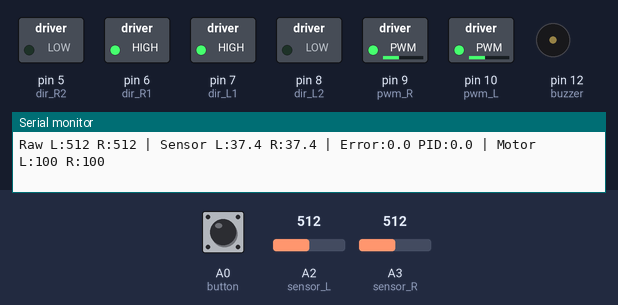
Bench run of a sketch on a simulated Arduino Uno, built with avr-gcc and run on an emulated ATmega328P. Parts: switched loads named in the sketch (green lamp = pin HIGH), buzzer (waves = sounding), the last lines printed to the serial monitor. The test bench sets the inputs (shaded band); at power-on: A3 (sensor_R) = 512, A2 (sensor_L) = 512, A0 (button) HIGH.

Above: at 2.7 s.
2.8 s: A3 (sensor_R) set to 716
At 3.06 s:
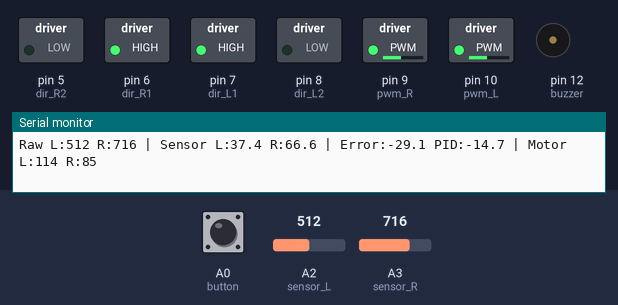
4.4 s: A2 (sensor_L) set to 900
At 4.65 s:
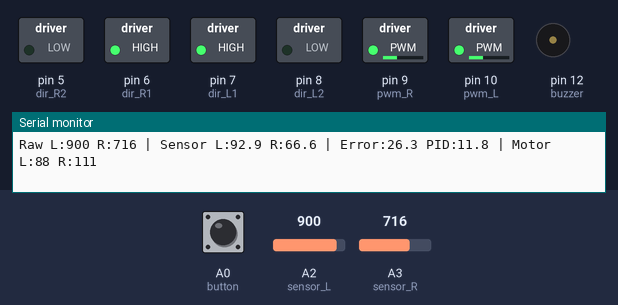
5.9 s: A3 (sensor_R) set to 306
8.9 s: A2 (sensor_L) set to 306
11.9 s: A2 (sensor_L) set to 960
At 14.3 s:
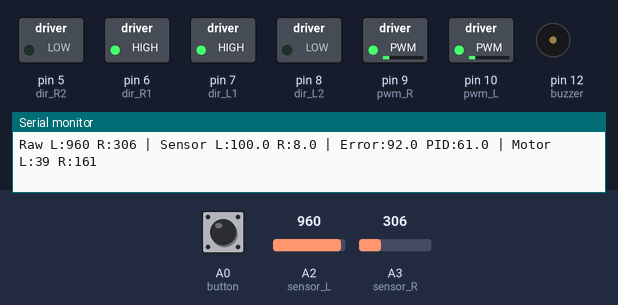
14.9 s: A3 (sensor_R) set to 240
At 16.1 s:
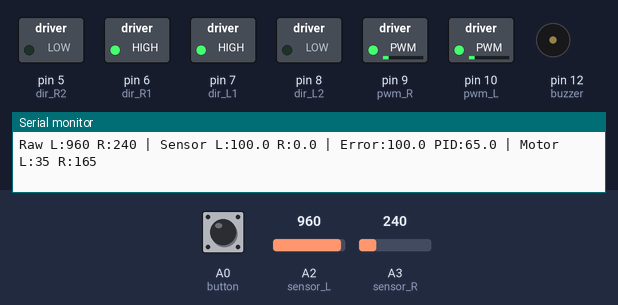
Timing chart, 0 to 17.9 s (numbered marks = the images above; inputs shaded):
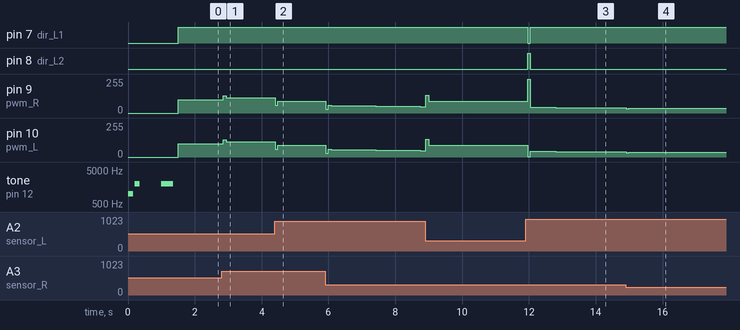

The sketch:

robot_nano_RMUTIKKC.ino
```cpp
// กำหนด pin มอเตอร์ซ้าย
#define pwm_L 10
#define dir_L1 7
#define dir_L2 8
// กำหนด pin มอเตอร์ซ้าย
#define pwm_R 9
#define dir_R1 6
#define dir_R2 5
// กำหนด pin button
#define button A0
// กำหนด pin buzzer
#define buzzer 12
// กำหนด pin untrasonic
#define Echo 2
#define Trig 3

// กำหนด pin sensor analog
#define sensor_L A2
#define sensor_R A3

// ================= ตั้งค่าความเร็ว =================
int baseSpeed = 100;
int maxSpeed  = 180;

// ================= ค่า PID =================
float Kp = 0.50;
float Ki = 0.003;
float Kd = 0.50;

float error = 0;
float previousError = 0;
float integral = 0;
float derivative = 0;
float PID_output = 0;

// ================= ค่าคาลิเบรตเซนเซอร์ =================
// เปลี่ยนตามค่าที่วัดได้จริง
int min_sensor_L = 250;
int max_sensor_L = 950;

int min_sensor_R = 250;
int max_sensor_R = 950;

// true  = พื้นดำอ่านค่าได้มาก
// false = พื้นดำอ่านค่าได้น้อย
bool blackIsHigh = true;

unsigned long lastPIDTime = 0;
const unsigned long PID_INTERVAL = 10;  // คำนวณทุก 10 ms


void setup()
  {
      robot_begin();
      ///////////////////////////////////////////////////////เริ่มโปรแกรม

      wait_button();

      lineFollowPID();

      ///////////////////////////////////////////////////////จบโปรแกรม
  }

void loop() {
  //   move_untrasonic(120, 150);
  //  float distance = readDistanceCM();

  // if (distance >= 0)
  // {
  //   Serial.print("Distance: ");
  //   Serial.print(distance, 1);
  //   Serial.println(" cm");
  // }

  if (millis() - lastPIDTime >= PID_INTERVAL)
  {
    lastPIDTime = millis();
    lineFollowPID();
  }

}
```

control_motor.ino
```cpp
void Motor(int spl,  int spr)
  {
    if(spl > 0 )
      {
        analogWrite(pwm_L, spl);
        digitalWrite(dir_L1, 1);
        digitalWrite(dir_L2, 0);
      }
    else if(spl < 0 )
      {
        analogWrite(pwm_L, -spl);
        digitalWrite(dir_L1, 0);
        digitalWrite(dir_L2, 1);
      }
    else
      {
        analogWrite(pwm_L, 0);
        digitalWrite(dir_L1, 0);
        digitalWrite(dir_L2, 0);
      }

    if(spr > 0 )
      {
        analogWrite(pwm_R, spl);
        digitalWrite(dir_R1, 1);
        digitalWrite(dir_R2, 0);
      }
    else if(spr < 0 )
      {
        analogWrite(pwm_R, -spr);
        digitalWrite(dir_R1, 0);
        digitalWrite(dir_R2, 1);
      }
    else
      {
        analogWrite(pwm_R, 0);
        digitalWrite(dir_R1, 0);
        digitalWrite(dir_R2, 0);
      }
  }
```

function.ino
```cpp
void robot_begin()
  {
    Serial.begin(9600);
      pinMode(pwm_L, OUTPUT);
      pinMode(dir_L1, OUTPUT);
      pinMode(dir_L2, OUTPUT);

      pinMode(pwm_R, OUTPUT);
      pinMode(dir_R1, OUTPUT);
      pinMode(dir_R2, OUTPUT);

      pinMode(button, INPUT);
      pinMode(buzzer, OUTPUT);

      pinMode(sensor_L, INPUT);
      pinMode(sensor_R, INPUT);

      pinMode(Trig, OUTPUT);
      pinMode(Echo, INPUT);

      digitalWrite(Trig, LOW);

       lastPIDTime = millis();
  }

void wait_button()
  {
    tone(buzzer, 1000, 150);
    delay(200);
    tone(buzzer, 2000, 150);
    delay(800);
    while(digitalRead(button) == 0)
      {
         Serial.println(digitalRead(button));
         delay(30);
      }
    tone(buzzer, 2000, 350);
    delay(500);
  }
```

pid_line.ino
```cpp
// =====================================================
// เดินตามเส้นด้วย PID
// =====================================================
void lineFollowPID()
{
  int rawL = analogRead(sensor_L);
  int rawR = analogRead(sensor_R);

  float valueL = readCalibratedSensor(
    rawL,
    min_sensor_L,
    max_sensor_L
  );

  float valueR = readCalibratedSensor(
    rawR,
    min_sensor_R,
    max_sensor_R
  );

  // เมื่อค่าทั้งสองเท่ากัน error จะเท่ากับ 0
  error = valueL - valueR;

  // P
  float proportional = error;

  // I พร้อมจำกัดค่า ป้องกัน Integral windup
  integral += error;
  integral = constrain(integral, -5000.0f, 5000.0f);

  // D
  derivative = error - previousError;
  previousError = error;

  PID_output =
      (Kp * proportional)
    + (Ki * integral)
    + (Kd * derivative);

  PID_output = constrain(
    PID_output,
    -(float)maxSpeed,
    (float)maxSpeed
  );

  // error เป็นบวก หมายถึงเซนเซอร์ซ้ายพบเส้นมากกว่า
  int speedL = baseSpeed - PID_output;
  int speedR = baseSpeed + PID_output;

  speedL = constrain(speedL, -maxSpeed, maxSpeed);
  speedR = constrain(speedR, -maxSpeed, maxSpeed);

  Motor(speedL, speedR);

  printSensor(
    rawL,
    rawR,
    valueL,
    valueR,
    error,
    PID_output,
    speedL,
    speedR
  );
}

// =====================================================
// แปลงค่าเซนเซอร์ให้อยู่ในช่วง 0-100
// 0   = พื้นขาว
// 100 = เส้นดำ
// =====================================================
float readCalibratedSensor(int raw, int minValue, int maxValue)
{
  if (maxValue <= minValue)
  {
    return 0;
  }

  raw = constrain(raw, minValue, maxValue);

  float value =
    ((float)(raw - minValue) * 100.0f) /
    ((float)(maxValue - minValue));

  if (!blackIsHigh)
  {
    value = 100.0f - value;
  }

  return constrain(value, 0.0f, 100.0f);
}

// =====================================================
// แสดงค่าบน Serial Monitor
// =====================================================
void printSensor(
  int rawL,
  int rawR,
  float valueL,
  float valueR,
  float err,
  float output,
  int speedL,
  int speedR
)
{
  Serial.print("Raw L:");
  Serial.print(rawL);

  Serial.print(" R:");
  Serial.print(rawR);

  Serial.print(" | Sensor L:");
  Serial.print(valueL, 1);

  Serial.print(" R:");
  Serial.print(valueR, 1);

  Serial.print(" | Error:");
  Serial.print(err, 1);

  Serial.print(" PID:");
  Serial.print(output, 1);

  Serial.print(" | Motor L:");
  Serial.print(speedL);

  Serial.print(" R:");
  Serial.println(speedR);
}
// จุดที่ต้องปรับก่อนใช้งาน:

// ตั้ง min_sensor_L, max_sensor_L, min_sensor_R, max_sensor_R ตามค่าพื้นขาวและเส้นดำจริง

// ถ้าเส้นดำอ่านค่าได้น้อย ให้เปลี่ยนเป็น blackIsHigh = false

// ถ้าหุ่นยนต์หักเลี้ยวผิดด้าน ให้เปลี่ยนเป็น:

// int speedL = baseSpeed + PID_output;
// int speedR = baseSpeed - PID_output;
// แนวทางปรับ PID:

// ส่ายซ้าย–ขวาแรง: ลด Kp หรือเพิ่ม Kd

// เข้าโค้งไม่ทัน: เพิ่ม Kp หรือลด baseSpeed

// ตอบสนองช้า: เพิ่ม Kp

// กระตุกเมื่อเจอขอบเส้น: ลด Kd

// ช่วงแรกแนะนำตั้ง Ki = 0 ก่อน แล้วจูน Kp กับ Kd ให้เรียบร้อย จากนั้นจึงเพิ่ม Ki ทีละน้อยครับ
```

robot_on_line.ino
```cpp
void read_sensor()
  {
    Serial.print("sensor_R: ");
    Serial.print(analogRead(sensor_R));
    Serial.print("   sensor_L: ");
    Serial.print(analogRead(sensor_L));
    Serial.println("  ");
  }

void fw(int sl, int sr, int offset)
  {
    while(1)
      {
        int R = analogRead(sensor_R);
        int L = analogRead(sensor_L);
        int md_R = (min_sensor_R + max_sensor_R)/2;
        int md_L = (min_sensor_L + max_sensor_L)/2;
        if(R > md_R && L < md_L)
          {
            Motor(sl/3, sr);
          }
        else if(R < md_R && L > md_L)
          {
            Motor(sl, sr/3);
          }
        else if(R > md_R && L > md_L)
          {
            Motor(sl, sr);
          }
        else
          {
            Motor(-sl, -sr);
            delay(offset);
            Motor(0, 0);
            delay(offset);
          }
            // read_sensor();

      }
  }
```

ultrasonic.ino
```cpp
float readDistanceCM()
  {
    // สร้างคลื่น Ultrasonic
    delay(30);
    digitalWrite(Trig, LOW);
    delayMicroseconds(2);
    digitalWrite(Trig, HIGH);
    delayMicroseconds(10);
    digitalWrite(Trig, LOW);
    // รอรับสัญญาณ Echo สูงสุด 30 ms
    unsigned long duration =
        pulseIn(Echo, HIGH, 30000UL);
    // ไม่พบวัตถุหรือหมดเวลา
    if (duration == 0)
      return -1.0;
    // ระยะทาง = เวลา × ความเร็วเสียง ÷ 2
    return duration * 0.0343 / 2.0;
  }

void move_untrasonic(int sl, int sr)
  {
    while(1)
      {
        float distance = readDistanceCM();
        if(distance < 15)
          {
            Motor(-sl, -sr);
            delay(30);
            Motor(0, 0);
            delay(300);

            Motor(-sl, -sr);
            delay(200);
            Motor(0, 0);
            delay(300);

            Motor(-sl, sr);
            delay(250);
            Motor(0, 0);
            delay(500);

                break;


          }
        else
          {
            Motor(sl, sr);
          }
      }

  }
```

Measured:
- after the input at 2.8 s, pin 9 (pwm_R), pin 10 (pwm_L): 100/255 → 129/255 after 0.05 s, → 114/255 0.09 s later, → 115/255 0.26 s later, → 116/255 1.0 s later
- after the input at 4.4 s, pin 9 (pwm_R), pin 10 (pwm_L): 116/255 → 60/255 at once, → 88/255 0.08 s later, → 87/255 0.34 s later
- after the input at 11.9 s, pin 7 (dir_L1): HIGH → LOW after 0.06 s, → HIGH 0.09 s later; pin 8 (dir_L2): LOW → HIGH after 0.06 s, → LOW 0.09 s later
- after the input at 14.9 s, pin 9 (pwm_R), pin 10 (pwm_L): 39/255 → 31/255 at once, → 35/255 0.09 s later
